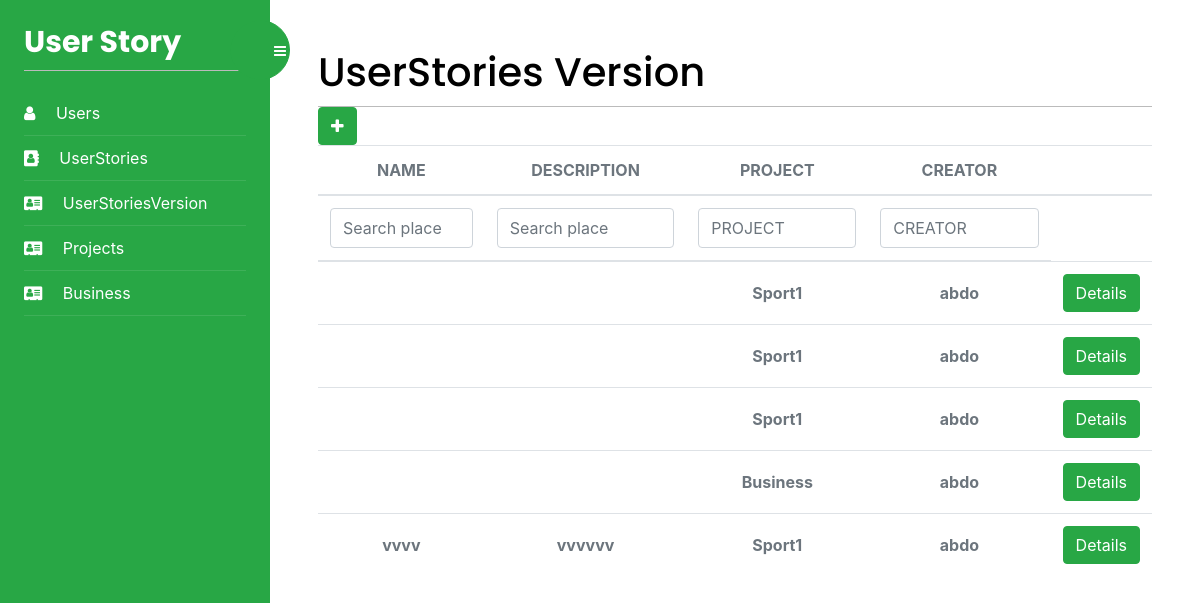
Before: /UserStoryVersion/list/ (signed in) with the older database file.
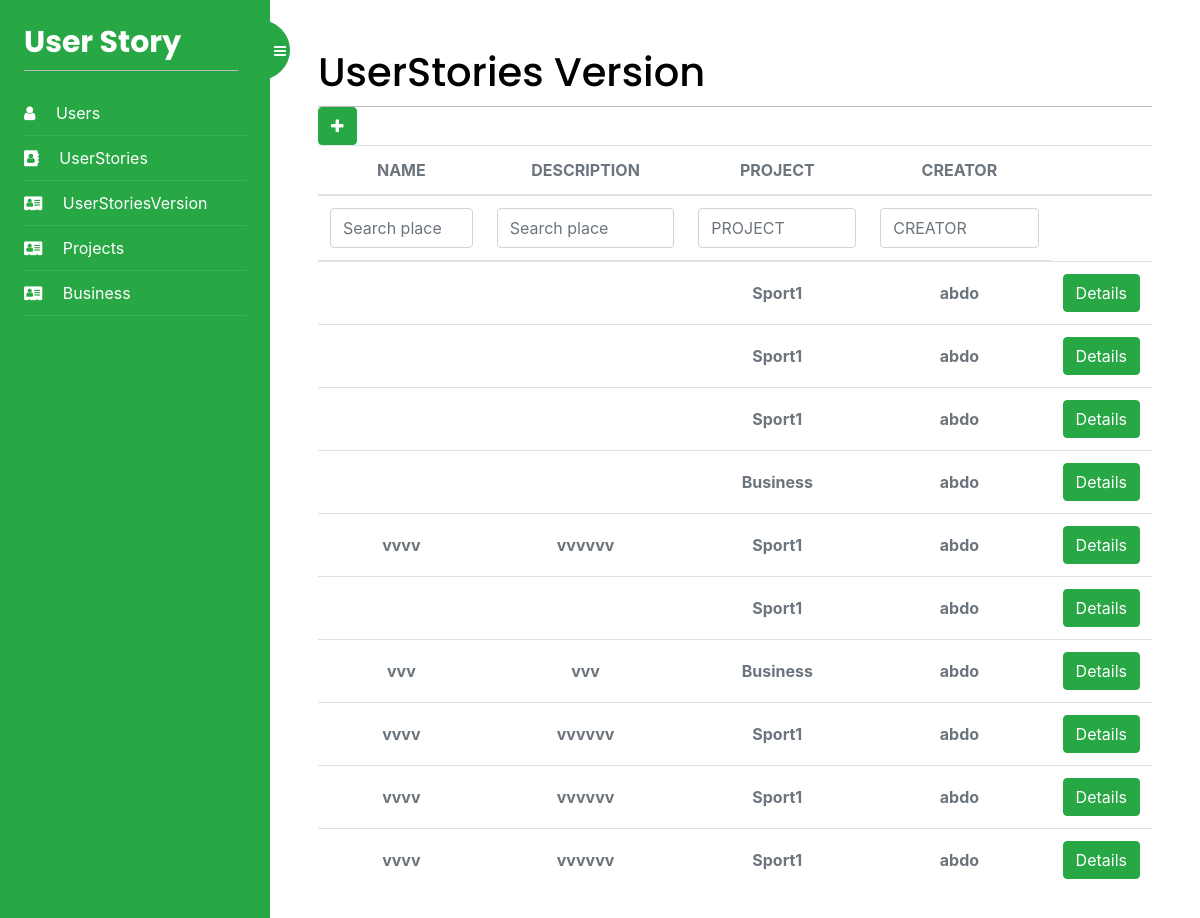
After: the same page with the newer database file.
### UserStoryApp/models.py (models this page shows, shortened)
class UserStoryVersion(models.Model):
    id = models.AutoField(primary_key=True)
    name = models.TextField(blank=True)
    description = models.TextField(blank=True)
    Project = models.ForeignKey(Project, on_delete=models.CASCADE)
    User = models.ForeignKey(
        User, on_delete=models.CASCADE, blank=True, null=True)
    class Meta:
        db_table = "UserStoryVersion"

class Project(models.Model):
    id = models.AutoField(primary_key=True)
    name = models.TextField(blank=True)
    status = models.BooleanField(default=True)
    Business = models.ForeignKey(Business, on_delete=models.CASCADE)
    User = models.ForeignKey(
        User, on_delete=models.CASCADE, blank=True, null=True)
    project = ""
    class Meta:
        db_table = "Project"

class User (AbstractUser):
    Role = models.IntegerField(blank=True, null=True)
    project = []
    business = []

### UserStoryVersions/views.py (the view)
# urls.py: path('list/', views.userStoryVersions_list, name='userStoryVersions'),
@login_required
def userStoryVersions_list(request):
    PROJECT = ""
    CREATOR = ""
    userStoriesVersions = UserStoryVersion.objects.all()
    my_filter = userStoryVersionsFilter(
        request.GET, queryset=userStoriesVersions)
    userStoriesVersions = my_filter.qs
    if request.GET.get("PROJECT"):
        userStoriesVersions = userStoriesVersions.filter(
            Project__name__contains=request.GET.get("PROJECT"))
        PROJECT = request.GET.get("PROJECT")
    if request.GET.get("CREATOR"):
        userStoriesVersions = userStoriesVersions.filter(
            User__username__contains=request.GET.get("CREATOR"))
        CREATOR = request.GET.get("CREATOR")
    return render(request, 'userStoryVersions/userStoryVersions.html', {'users': userStoriesVersions, 'filter': my_filter, 'form': {'PROJECT': PROJECT, 'CREATOR': CREATOR}})

### UserStoryVersions/templates/userStoryVersions/userStoryVersions.html (shortened to what this page needs)
{% extends "base.html" %}
{% block content %}
<div>
    <h1 class="m-auto">UserStories Version</h1>
</div>
<a href="{% url 'addUserStoryVersion' %}" class="btn btn-success" aria-hidden="true"><i class="fa fa-plus text-white"
        aria-hidden="true"></i>
</a>
<div class="table-responsive p-0">
    <table class="table align-items-center mb-0">
        <thead>
            <tr>
                <th class="text-center text-uppercase text-secondary text-xxs font-weight-bolder opacity-7">name</th>
                <th class="text-center text-uppercase text-secondary text-xxs font-weight-bolder opacity-7">description
                </th>
                <th class="text-center text-uppercase text-secondary text-xxs font-weight-bolder opacity-7">Project</th>
                <th class="text-center text-uppercase text-secondary text-xxs font-weight-bolder opacity-7">Creator</th>
                <th class="text-secondary opacity-7"></th>
            </tr>
        </thead>
        <thead>
            <tr>
                <form id="form" method="get">
                    <th class="text-center text-uppercase text-secondary text-xxs font-weight-bolder opacity-7">
                        {{filter.form.name}}</th>
                    <th class="text-center text-uppercase text-secondary text-xxs font-weight-bolder opacity-7">
                        {{filter.form.description}}</th>
                    <th class="text-center text-uppercase text-secondary text-xxs font-weight-bolder opacity-7">
                        <input type="text" name="PROJECT" class="form-control" value="{{form.PROJECT}}" id="exampleInputEmail1" aria-describedby="emailHelp"
                            placeholder="PROJECT">
                    </th>
                    <th class="text-center text-uppercase text-secondary text-xxs font-weight-bolder opacity-7"><input type="text"
                            name="CREATOR" class="form-control" value="{{form.CREATOR}}" id="exampleInputEmail1"
                            aria-describedby="emailHelp" placeholder="CREATOR"></th>
                </form>
            </tr>
        </thead>
        <tbody>
            {% for user in users %}
                <tr>
                <td class="align-middle text-center">
                    <span class="text-secondary text-xs font-weight-bold">{{user.name}}</span>
                </td>
                <td class="align-middle text-center">
                    <span class="text-secondary text-xs font-weight-bold">{{user.description}}</span>
                </td>
                <td class="align-middle text-center">
                    <span class="text-secondary text-xs font-weight-bold">{{user.Project.name}}</span>
                </td>
                <td class="align-middle text-center">
                    <span class="text-secondary text-xs font-weight-bold">{{user.User.username}}</span>
                </td>
                <td class="align-middle text-center">
                    <a href="{% url 'userStoryVersionDetails' user.id %}" class="btn btn-success" aria-hidden="true">
                        Details
                    </a>
                </td>
            </tr>
            {% endfor %}
        </tbody>
    </table>
</div>
{% endblock %}

### Users/templates/base.html (shortened to what this page needs)
{% load static %}
<!DOCTYPE html>
<html>
<head>
    <link href="{% static "css/base.css" %}" rel="stylesheet">
    <link rel="stylesheet" href="https://stackpath.bootstrapcdn.com/font-awesome/4.7.0/css/font-awesome.min.css">
    <link href="//netdna.bootstrapcdn.com/font-awesome/4.7.0/css/font-awesome.css" rel="stylesheet">
    <link rel="stylesheet" href="{% static "css/style.css" %}">
    <link rel="stylesheet" href="https://cdn.jsdelivr.net/npm/bootstrap@4.3.1/dist/css/bootstrap.min.css"
>
    <link href="https://cdn.rawgit.com/davidstutz/bootstrap-multiselect/master/dist/css/bootstrap-multiselect.css"
        rel="stylesheet" type="text/css" />
</head>
<body>
    <div class="wrapper d-flex align-items-stretch">
        <nav id="sidebar" class="bg-success">
            <div class="custom-menu">
                <button type="button" id="sidebarCollapse" class="btn btn-success bg-success">
                    <i class="fa fa-bars"></i>
                </button>
            </div>
            <div class="p-4">
                <h1><a href="index.html" class="logo">User Story</a></h1>
                <ul class="list-unstyled components mb-5">
                    <li class="active">
                        <a href="{% url 'users' %}"><span class="text-white fa fa-user mr-3"></span> Users</a>
                    </li>
                    <li class="active">
                        <a href="{% url 'userStories' %}"><span class="text-white fa fa-address-book mr-3"></span> UserStories</a>
                    </li>
                    <li class="active">
                        <a href="{% url 'userStoryVersions' %}"><span class="text-white fa fa-address-card mr-3"></span> UserStoriesVersion</a>
                    </li>
                    <li class="active">
                        <a href="{% url 'Projects' %}"><span class="text-white fa fa-address-card mr-3"></span>
                            Projects</a>
                    </li>
                    <li class="active">
                        <a href="{% url 'Business' %}"><span class="text-white fa fa-address-card mr-3"></span>
                            Business</a>
                    </li>
                </ul>
            </div>
        </nav>
        <div id="content" class="p-4 p-md-5 pt-5">
            {% block content %}
            {% endblock %}
        </div>
    </div>
</body>
</html>

### account/static/css/base.css (style rules this page uses)
body { margin:0; padding:0; font-family:helvetica, sans-serif; }
a { color:#12c064; text-decoration:none; }
h1, h2, h3, h4, h5 , h6 { font-family: 'Muli', sans-serif; font-weight:normal; }
h1 { border-bottom:1px solid #bbb; padding:0 0 10px 0; margin:10px 0 20px 0; }
#content { padding:30px 100px; }
form { overflow:auto; }
input, textarea { clear:both; float:left; margin:0 0 10px; background:#efefef; border:0; padding:6px 10px; font-size:14px; }

Changed rows visible on the page:
added UserStoryVersion: Project.name "Sport1", User.username "abdo"
added UserStoryVersion: name "vvv", description "vvv", Project.name "Business", User.username "abdo"
added UserStoryVersion: name "vvvv", description "vvvvvv", Project.name "Sport1", User.username "abdo"
added UserStoryVersion: name "vvvv", description "vvvvvv", Project.name "Sport1", User.username "abdo"
added UserStoryVersion: name "vvvv", description "vvvvvv", Project.name "Sport1", User.username "abdo"
